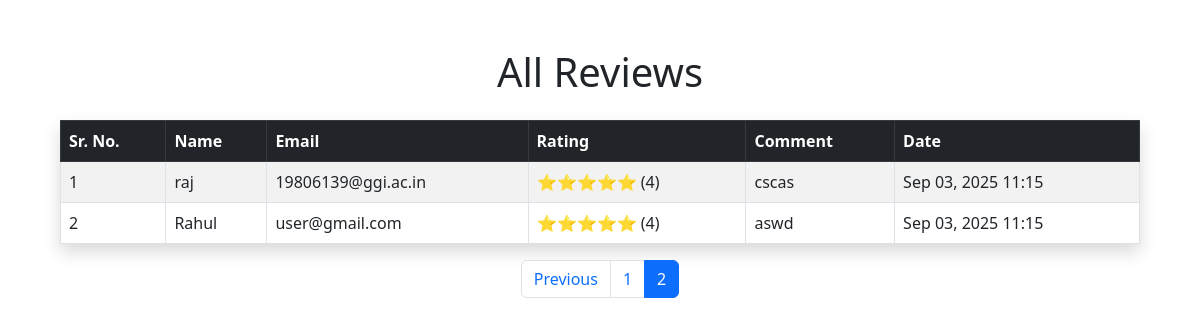
The page /admin-reviews/?page=2 on the database its author committed.
### main/models.py (models this page shows, shortened)
class Review(models.Model):
    name = models.CharField(max_length=100)
    email = models.EmailField()
    rating = models.IntegerField(choices=[(i, i) for i in range(1, 6)])  # 1 to 5 stars
    comment = models.TextField()
    created_at = models.DateTimeField(auto_now_add=True)

### main/views.py (the view)
# urls.py: path('admin-reviews/', views.admin_reviews, name='admin_reviews'),
def admin_reviews(request):
    review_list = Review.objects.all().order_by('-created_at')
    paginator = Paginator(review_list, 10)  # Show 10 reviews per page
    page_number = request.GET.get('page')
    reviews = paginator.get_page(page_number)
    return render(request, 'admin_reviews.html', {'reviews': reviews})

### templates/admin_reviews.html (shortened to what this page needs)
{% load static %}
{% load widget_tweaks %}
<!DOCTYPE html>
<html lang="en">
<head>
    <link href="https://cdn.jsdelivr.net/npm/bootstrap@5.3.0/dist/css/bootstrap.min.css" rel="stylesheet">
</head>
<body class="p-5">
    <div class="container">
        <h1 class="mb-4 text-center">All Reviews</h1>
        <table class="table table-bordered table-striped shadow">
            <thead class="table-dark">
                <tr>
                    <th>Sr. No.</th>
                    <th>Name</th>
                    <th>Email</th>
                    <th>Rating</th>
                    <th>Comment</th>
                    <th>Date</th>
                </tr>
            </thead>
            <tbody>
                {% for review in reviews %}
                <tr>
                    <td>{{ forloop.counter }}</td>
                    <td>{{ review.name }}</td>
                    <td>{{ review.email }}</td>
                    <td>
                        {% for i in "12345"|slice:":review.rating" %}⭐{% endfor %}
                        ({{ review.rating }})
                    </td>
                    <td>{{ review.comment|truncatewords:15 }}</td>
                    <td>{{ review.created_at|date:"M d, Y H:i" }}</td>
                </tr>
                {% empty %}
                <tr>
                    <td colspan="6" class="text-center text-muted">No reviews found.</td>
                </tr>
                {% endfor %}
            </tbody>
        </table>
        {% if reviews.has_other_pages %}
        <nav aria-label="Page navigation">
            <ul class="pagination justify-content-center">
                {% if reviews.has_previous %}
                    <li class="page-item">
                        <a class="page-link" href="?page={{ reviews.previous_page_number }}">Previous</a>
                    </li>
                {% endif %}
                {% for num in reviews.paginator.page_range %}
                    <li class="page-item {% if reviews.number == num %}active{% endif %}">
                        <a class="page-link" href="?page={{ num }}">{{ num }}</a>
                    </li>
                {% endfor %}
            </ul>
        </nav>
        {% endif %}
    </div>
</body>
</html>

### rows shown on the page
Review: name "raj", email "19806139@ggi.ac.in", rating "4", comment "cscas", created_at "Sep 03, 2025 11:15"
Review: name "Rahul", email "user@gmail.com", rating "4", comment "aswd", created_at "Sep 03, 2025 11:15"

### other values the page prints
{{ num }} "1" "2"
